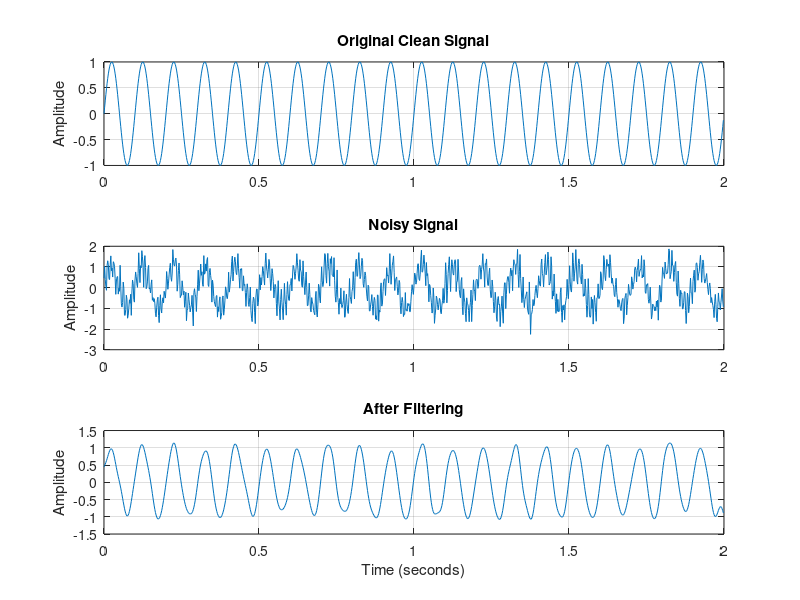

Recreate this plot in MATLAB.
clear;
Fs = 500;
t = 0:1/Fs:2-1/Fs;
clean = sin(2*pi*10*t);
noise = 0.5*sin(2*pi*100*t) + 0.3*randn(size(t));
noisy = clean + noise;

% Design a low-pass filter
cutoff = 30;           % we want to keep everything below 30Hz
Wn = cutoff / (Fs/2); % normalise to Nyquist frequency
[b, a] = butter(4, Wn, 'low');

% Apply the filter
filtered = filtfilt(b, a, noisy);

figure('Visible', 'on');
subplot(3,1,1);
plot(t, clean);
title('Original Clean Signal');
ylabel('Amplitude');
grid on;

subplot(3,1,2);
plot(t, noisy);
title('Noisy Signal');
ylabel('Amplitude');
grid on;

subplot(3,1,3);
plot(t, filtered);
title('After Filtering');
ylabel('Amplitude');
xlabel('Time (seconds)');
grid on;

drawnow;
